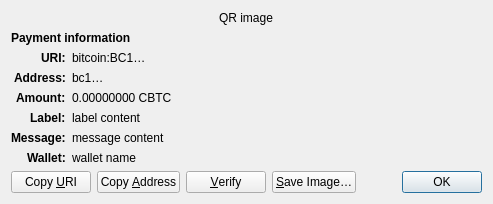
<?xml version="1.0" encoding="UTF-8"?>
<ui version="4.0">
 <class>ReceiveRequestDialog</class>
 <widget class="QDialog" name="ReceiveRequestDialog">
  <property name="geometry">
   <rect>
    <x>0</x>
    <y>0</y>
    <width>413</width>
    <height>229</height>
   </rect>
  </property>
  <property name="windowTitle">
   <string>Request payment to …</string>
  </property>
  <layout class="QGridLayout" name="gridLayout" columnstretch="0,1">
   <property name="sizeConstraint">
    <enum>QLayout::SetFixedSize</enum>
   </property>
   <item row="0" column="0" colspan="2" alignment="Qt::AlignHCenter">
    <widget class="QRImageWidget" name="qr_code">
     <property name="text">
      <string notr="true">QR image</string>
     </property>
     <property name="textInteractionFlags">
      <set>Qt::NoTextInteraction</set>
     </property>
    </widget>
   </item>
   <item row="1" column="0" colspan="2">
    <widget class="QLabel" name="payment_header">
     <property name="font">
      <font>
       <weight>75</weight>
       <bold>true</bold>
      </font>
     </property>
     <property name="text">
      <string>Payment information</string>
     </property>
     <property name="textInteractionFlags">
      <set>Qt::NoTextInteraction</set>
     </property>
    </widget>
   </item>
   <item row="2" column="0" alignment="Qt::AlignRight|Qt::AlignTop">
    <widget class="QLabel" name="uri_tag">
     <property name="font">
      <font>
       <weight>75</weight>
       <bold>true</bold>
      </font>
     </property>
     <property name="text">
      <string notr="true">URI:</string>
     </property>
     <property name="textFormat">
      <enum>Qt::PlainText</enum>
     </property>
     <property name="textInteractionFlags">
      <set>Qt::NoTextInteraction</set>
     </property>
    </widget>
   </item>
   <item row="2" column="1" alignment="Qt::AlignTop">
    <widget class="QLabel" name="uri_content">
     <property name="text">
      <string notr="true">bitcoin:BC1…</string>
     </property>
     <property name="textFormat">
      <enum>Qt::RichText</enum>
     </property>
     <property name="wordWrap">
      <bool>true</bool>
     </property>
     <property name="textInteractionFlags">
      <set>Qt::TextSelectableByMouse</set>
     </property>
    </widget>
   </item>
   <item row="3" column="0" alignment="Qt::AlignRight|Qt::AlignTop">
    <widget class="QLabel" name="address_tag">
     <property name="font">
      <font>
       <weight>75</weight>
       <bold>true</bold>
      </font>
     </property>
     <property name="text">
      <string>Address:</string>
     </property>
     <property name="textInteractionFlags">
      <set>Qt::NoTextInteraction</set>
     </property>
    </widget>
   </item>
   <item row="3" column="1" alignment="Qt::AlignTop">
    <widget class="QLabel" name="address_content">
     <property name="text">
      <string notr="true">bc1…</string>
     </property>
     <property name="textFormat">
      <enum>Qt::PlainText</enum>
     </property>
     <property name="textInteractionFlags">
      <set>Qt::TextSelectableByMouse</set>
     </property>
    </widget>
   </item>
   <item row="4" column="0" alignment="Qt::AlignRight|Qt::AlignTop">
    <widget class="QLabel" name="amount_tag">
     <property name="font">
      <font>
       <weight>75</weight>
       <bold>true</bold>
      </font>
     </property>
     <property name="text">
      <string>Amount:</string>
     </property>
     <property name="textInteractionFlags">
      <set>Qt::NoTextInteraction</set>
     </property>
    </widget>
   </item>
   <item row="4" column="1" alignment="Qt::AlignTop">
    <widget class="QLabel" name="amount_content">
     <property name="text">
      <string notr="true">0.00000000 CBTC</string>
     </property>
     <property name="textFormat">
      <enum>Qt::PlainText</enum>
     </property>
     <property name="textInteractionFlags">
      <set>Qt::TextSelectableByMouse</set>
     </property>
    </widget>
   </item>
   <item row="5" column="0" alignment="Qt::AlignRight|Qt::AlignTop">
    <widget class="QLabel" name="label_tag">
     <property name="font">
      <font>
       <weight>75</weight>
       <bold>true</bold>
      </font>
     </property>
     <property name="text">
      <string>Label:</string>
     </property>
     <property name="textInteractionFlags">
      <set>Qt::NoTextInteraction</set>
     </property>
    </widget>
   </item>
   <item row="5" column="1" alignment="Qt::AlignTop">
    <widget class="QLabel" name="label_content">
     <property name="text">
      <string notr="true">label content</string>
     </property>
     <property name="textFormat">
      <enum>Qt::PlainText</enum>
     </property>
     <property name="wordWrap">
      <bool>true</bool>
     </property>
     <property name="textInteractionFlags">
      <set>Qt::TextSelectableByMouse</set>
     </property>
    </widget>
   </item>
   <item row="6" column="0" alignment="Qt::AlignRight|Qt::AlignTop">
    <widget class="QLabel" name="message_tag">
     <property name="font">
      <font>
       <weight>75</weight>
       <bold>true</bold>
      </font>
     </property>
     <property name="text">
      <string>Message:</string>
     </property>
     <property name="textInteractionFlags">
      <set>Qt::NoTextInteraction</set>
     </property>
    </widget>
   </item>
   <item row="6" column="1" alignment="Qt::AlignTop">
    <widget class="QLabel" name="message_content">
     <property name="text">
      <string notr="true">message content</string>
     </property>
     <property name="textFormat">
      <enum>Qt::PlainText</enum>
     </property>
     <property name="wordWrap">
      <bool>true</bool>
     </property>
     <property name="textInteractionFlags">
      <set>Qt::TextSelectableByMouse</set>
     </property>
    </widget>
   </item>
   <item row="7" column="0" alignment="Qt::AlignRight|Qt::AlignTop">
    <widget class="QLabel" name="wallet_tag">
     <property name="font">
      <font>
       <weight>75</weight>
       <bold>true</bold>
      </font>
     </property>
     <property name="text">
      <string>Wallet:</string>
     </property>
     <property name="textInteractionFlags">
      <set>Qt::NoTextInteraction</set>
     </property>
    </widget>
   </item>
   <item row="7" column="1" alignment="Qt::AlignTop">
    <widget class="QLabel" name="wallet_content">
     <property name="text">
      <string notr="true">wallet name</string>
     </property>
     <property name="textFormat">
      <enum>Qt::PlainText</enum>
     </property>
     <property name="wordWrap">
      <bool>true</bool>
     </property>
     <property name="textInteractionFlags">
      <set>Qt::TextSelectableByMouse</set>
     </property>
    </widget>
   </item>
   <item row="8" column="0" colspan="2">
    <layout class="QHBoxLayout" name="horizontalLayout">
     <item>
      <widget class="QPushButton" name="btnCopyURI">
       <property name="text">
        <string>Copy &amp;URI</string>
       </property>
       <property name="autoDefault">
        <bool>false</bool>
       </property>
      </widget>
     </item>
     <item>
      <widget class="QPushButton" name="btnCopyAddress">
       <property name="text">
        <string>Copy &amp;Address</string>
       </property>
       <property name="autoDefault">
        <bool>false</bool>
       </property>
      </widget>
     </item>
     <item>
      <widget class="QPushButton" name="btnVerify">
       <property name="text">
        <string>&amp;Verify</string>
       </property>
       <property name="toolTip">
        <string>Verify this address on e.g. a hardware wallet screen</string>
       </property>
       <property name="autoDefault">
        <bool>false</bool>
       </property>
      </widget>
     </item>
     <item>
      <widget class="QPushButton" name="btnSaveAs">
       <property name="text">
        <string>&amp;Save Image…</string>
       </property>
       <property name="autoDefault">
        <bool>false</bool>
       </property>
      </widget>
     </item>
     <item>
      <spacer name="horizontalSpacer_2">
       <property name="orientation">
        <enum>Qt::Horizontal</enum>
       </property>
       <property name="sizeHint" stdset="0">
        <size>
         <width>40</width>
         <height>20</height>
        </size>
       </property>
      </spacer>
     </item>
     <item>
      <widget class="QDialogButtonBox" name="buttonBox">
       <property name="focusPolicy">
        <enum>Qt::StrongFocus</enum>
       </property>
       <property name="standardButtons">
        <set>QDialogButtonBox::Ok</set>
       </property>
      </widget>
     </item>
    </layout>
   </item>
  </layout>
 </widget>
 <customwidgets>
  <customwidget>
   <class>QRImageWidget</class>
   <extends>QLabel</extends>
   <header>qt/qrimagewidget.h</header>
  </customwidget>
 </customwidgets>
 <tabstops>
  <tabstop>buttonBox</tabstop>
  <tabstop>btnCopyURI</tabstop>
  <tabstop>btnCopyAddress</tabstop>
  <tabstop>btnSaveAs</tabstop>
 </tabstops>
 <resources/>
 <connections>
  <connection>
   <sender>buttonBox</sender>
   <signal>accepted()</signal>
   <receiver>ReceiveRequestDialog</receiver>
   <slot>accept()</slot>
   <hints>
    <hint type="sourcelabel">
     <x>135</x>
     <y>230</y>
    </hint>
    <hint type="destinationlabel">
     <x>135</x>
     <y>126</y>
    </hint>
   </hints>
  </connection>
 </connections>
</ui>
